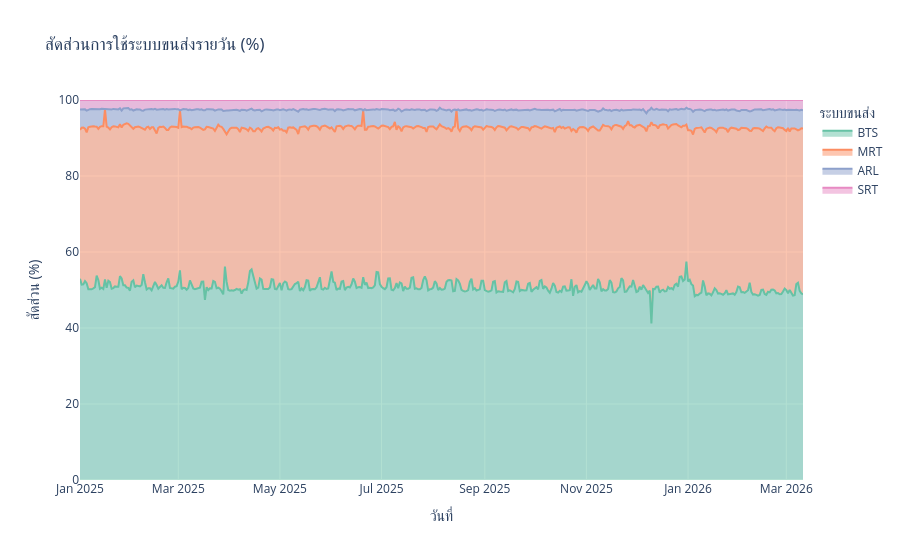

The notebook cell saved with this chart:
### Markdown cell above
### 4.3 กราฟที่ 2 — Stacked Area Chart สัดส่วนรายวัน

### Code cell
# คำนวณ modal share รายวัน (% ต่อวัน) เพื่อดูการเปลี่ยนแปลงตลอด 14 เดือน
modal_daily = pd.DataFrame(
    {mode: pivot_df[cols].sum(axis=1) for mode, cols in modal_cols.items()},
    index=pivot_df.index,
)
modal_daily.index.name = 'date'  # กำหนด index name เพื่อให้ reset_index().melt() ทำงานถูกต้อง

# หาร % share รายวัน — replace(0, pd.NA) ป้องกัน division by zero วันที่ไม่มีบริการ
daily_sum = modal_daily.sum(axis=1).replace(0, pd.NA)
modal_share_daily = (
    modal_daily.div(daily_sum, axis=0)
    .multiply(100)
    .round(2)       # ลด floating noise ให้กราฟเรียบขึ้น
    .sort_index()   # เรียงตามวันที่ก่อน plot เพื่อป้องกัน shuffle
)

# Chart 2: Modal Share Stacked Area Over Time
fig = px.area(
    modal_share_daily.reset_index().melt(
        id_vars='date',
        var_name='ระบบขนส่ง',
        value_name='สัดส่วน (%)',
    ),
    x='date',
    y='สัดส่วน (%)',
    color='ระบบขนส่ง',
    title='สัดส่วนการใช้ระบบขนส่งรายวัน (%)',
    color_discrete_sequence=px.colors.qualitative.Set2,
    labels={'date': 'วันที่'},
)
fig.update_layout(yaxis_range=[0, 100])
fig.show()

### Figure 1 — Plotly figure (JSON) as saved in the notebook; plotly's stock layout.template omitted (floating-point values rounded to 4 significant figures; data arrays with more than 128 entries replaced by an {"elided": "..."} marker saying what was removed)
{"data": [{"fillpattern": {"shape": ""}, "hovertemplate": "ระบบขนส่ง=BTS<br>วันที่=%{x}<br>สัดส่วน (%)=%{y}<extra></extra>", "legendgroup": "BTS", "line": {"color": "rgb(102,194,165)"}, "marker": {"symbol": "circle"}, "mode": "lines", "name": "BTS", "orientation": "v", "showlegend": true, "stackgroup": "1", "type": "scatter", "x": {"elided": "435 str values"}, "xaxis": "x", "y": {"elided": "435 float values"}, "yaxis": "y"}, {"fillpattern": {"shape": ""}, "hovertemplate": "ระบบขนส่ง=MRT<br>วันที่=%{x}<br>สัดส่วน (%)=%{y}<extra></extra>", "legendgroup": "MRT", "line": {"color": "rgb(252,141,98)"}, "marker": {"symbol": "circle"}, "mode": "lines", "name": "MRT", "orientation": "v", "showlegend": true, "stackgroup": "1", "type": "scatter", "x": {"elided": "435 str values"}, "xaxis": "x", "y": {"elided": "435 float values"}, "yaxis": "y"}, {"fillpattern": {"shape": ""}, "hovertemplate": "ระบบขนส่ง=ARL<br>วันที่=%{x}<br>สัดส่วน (%)=%{y}<extra></extra>", "legendgroup": "ARL", "line": {"color": "rgb(141,160,203)"}, "marker": {"symbol": "circle"}, "mode": "lines", "name": "ARL", "orientation": "v", "showlegend": true, "stackgroup": "1", "type": "scatter", "x": {"elided": "435 str values"}, "xaxis": "x", "y": {"elided": "435 float values"}, "yaxis": "y"}, {"fillpattern": {"shape": ""}, "hovertemplate": "ระบบขนส่ง=SRT<br>วันที่=%{x}<br>สัดส่วน (%)=%{y}<extra></extra>", "legendgroup": "SRT", "line": {"color": "rgb(231,138,195)"}, "marker": {"symbol": "circle"}, "mode": "lines", "name": "SRT", "orientation": "v", "showlegend": true, "stackgroup": "1", "type": "scatter", "x": {"elided": "435 str values"}, "xaxis": "x", "y": {"elided": "435 float values"}, "yaxis": "y"}], "layout": {"legend": {"title": {"text": "ระบบขนส่ง"}, "tracegroupgap": 0}, "title": {"text": "สัดส่วนการใช้ระบบขนส่งรายวัน (%)"}, "xaxis": {"anchor": "y", "domain": [0.0, 1.0], "title": {"text": "วันที่"}}, "yaxis": {"anchor": "x", "domain": [0.0, 1.0], "range": [0, 100], "title": {"text": "สัดส่วน (%)"}}}}
